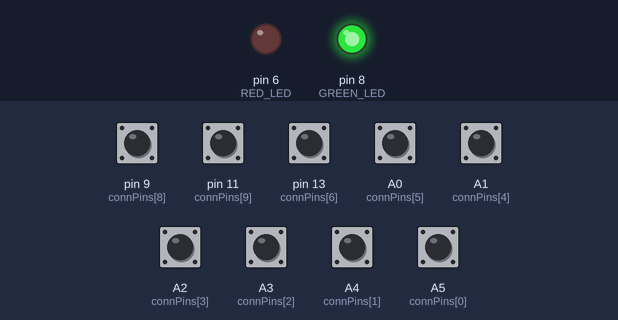
Simulated run of this sketch. Board: Arduino Uno, built with avr-gcc and run on an emulated ATmega328P. Shown: output pins drawn as LEDs (lit = HIGH). Inputs (shaded band) come from the test bench; at power-on: A0 (connPins[5]), A1 (connPins[4]), A2 (connPins[3]), A3 (connPins[2]), A4 (connPins[1]), A5 (connPins[0]), pin 9 (connPins[8]), pin 11 (connPins[9]), pin 13 (connPins[6]) HIGH. Pins used as bus, display or sensor lines are not drawn.

Above: at 7.0 s.
Timing chart, 0 to 11.7 s (numbered marks = the images above):
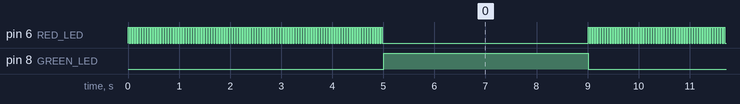

The sketch:

cardScanWithLed.ino
```cpp
// scanning perf cards with led blinking

// results obtained with first card ever
/* x111111110
   1x11111101
   11x1111011
   111x110111
   1111x01111
   11110x1111
   111011x111
   1101111x11
   10111111x1
   011111111x
*/
#define    RED_LED      6
#define    GREEN_LED    8

byte connPins[] = {A5, A4, A3, A2, A1, A0, 13, 10, 9, 11}; // from 10 to 1
// declare the ledPin as an OUTPUT:

void setup() {
  pinMode(RED_LED , OUTPUT);
  pinMode(GREEN_LED , OUTPUT);
}

void loop() {
  digitalWrite(GREEN_LED, LOW);
  for (byte i = 0; i < sizeof(connPins); i++) {

    for (byte j = 0; j < sizeof(connPins); j++) {
      pinMode(connPins[j], INPUT_PULLUP); // to avoid floating pins
    }

    pinMode(connPins[i], OUTPUT);
    digitalWrite(connPins[i], LOW);

    for (byte j = 0; j < sizeof(connPins); j++) {
      digitalWrite(RED_LED, HIGH);
      if (i != j) {
        Serial.print( digitalRead(connPins[j]) );
      } else {
        Serial.print("x");
      }
      delay(25);
      digitalWrite(RED_LED, LOW);
      delay(25);
    }

    Serial.println("");

  }
  digitalWrite(GREEN_LED, HIGH);
  Serial.println("");
  delay(4000);
}
```

Measured:
- by itself, pin 6 (RED_LED): repeats every 9.0 s: HIGH 0.03 s, LOW 4.0 s, 99 × (HIGH 0.03 s, LOW 0.03 s)
- by itself, pin 8 (GREEN_LED): alternates HIGH for 4.0 s and LOW for 5.0 s
- by itself, everything shown: repeats every 9.0 s, in 11 steps
